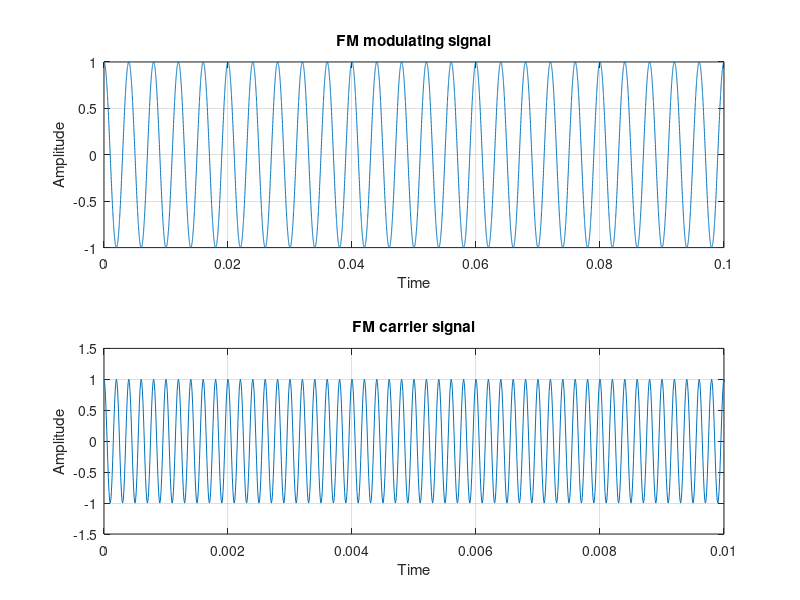
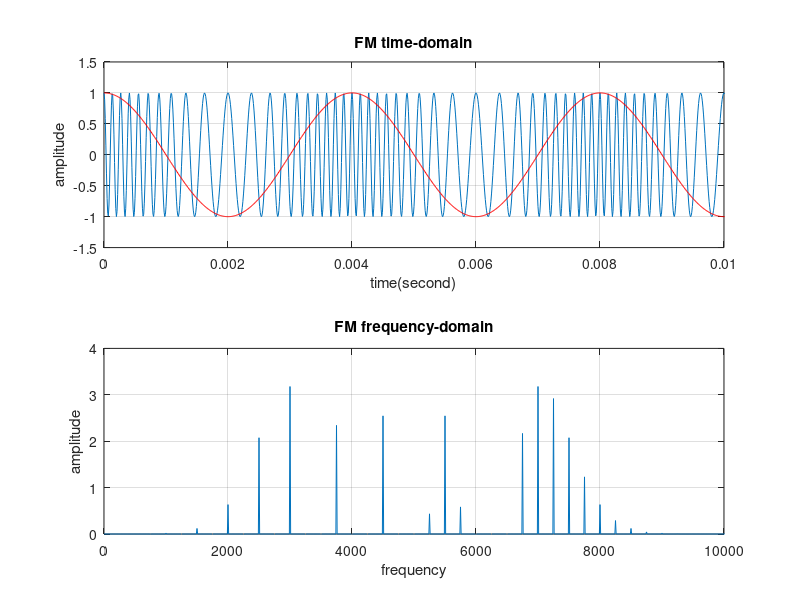
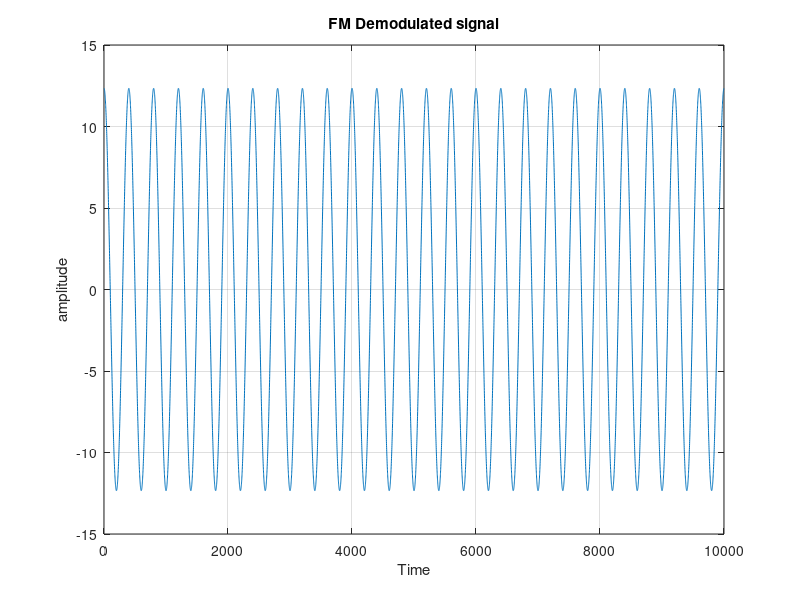

Write the MATLAB code that produced these figures, in order.
clc;
clear all;
close all;
%The frequency modulation(FM)waveform in time and frequency domain.
%fm=250HZ,fc=5KHZ,Vm=1V,Vc=1V,m=10,t=0:0.00001:0.09999
vc=1; % Carrier amplitude
vm=1; % Message Amplitude
fm=250; % Message frequency
fc=5000; % Carrier frequency
m=10; % beta
kf=100
t=0:0.00001:0.09999;
f=0:10:99990;
carrier=vc*cos(2*pi*fc*t);
message=vm*cos(2*pi*fm*t);
FM=vc*cos((2*pi*fc*t)+10*sin(2*pi*fm*t)); % FM wave
dem=(1/2*pi*10)*diff(10*sin(2*pi*fm*t))/0.2; %% Demodulation using PLL
vf=(fft(FM,10^4))/500;
figure(1);
subplot(211);plot(t,message);
xlabel('Time');ylabel('Amplitude');
title('FM modulating signal');grid
subplot(212);plot(t,carrier);
xlabel('Time');ylabel('Amplitude')
axis([0 0.01 -1.5 1.5]);
title('FM carrier signal');grid
figure(2);
subplot(211);plot(t,FM);hold on;
plot(t,message,'r');
axis([0 0.01 -1.5 1.5]);
xlabel('time(second)'),ylabel('amplitude');
title('FM time-domain');
grid on;
subplot(212)
plot(f,vf);
axis([ 0 10^4 0 4]);
xlabel('frequency'), ylabel('amplitude');
title('FM frequency-domain');
grid on;
figure(3)
plot(dem)
xlabel('Time'),ylabel('amplitude');
title('FM Demodulated signal');grid
grid on;